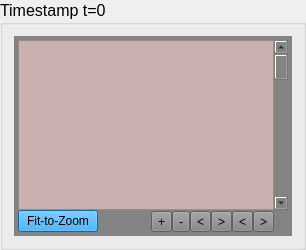
                <widget class="QGroupBox" name="groupBox_time10">
                 <property name="sizePolicy">
                  <sizepolicy hsizetype="Expanding" vsizetype="Preferred">
                   <horstretch>0</horstretch>
                   <verstretch>0</verstretch>
                  </sizepolicy>
                 </property>
                 <property name="maximumSize">
                  <size>
                   <width>16777215</width>
                   <height>200</height>
                  </size>
                 </property>
                 <property name="font">
                  <font>
                   <pointsize>12</pointsize>
                   <bold>false</bold>
                  </font>
                 </property>
                 <property name="styleSheet">
                  <string notr="true"/>
                 </property>
                 <property name="title">
                  <string>Timestamp t=0</string>
                 </property>
                 <layout class="QGridLayout" name="gridLayout_66" rowstretch="0">
                  <item row="0" column="1">
                   <widget class="QFrame" name="frame_24">
                    <property name="minimumSize">
                     <size>
                      <width>0</width>
                      <height>200</height>
                     </size>
                    </property>
                    <property name="styleSheet">
                     <string notr="true">border-color: rgb(170, 170, 170);
background-color: rgb(131, 131, 131);
</string>
                    </property>
                    <property name="frameShape">
                     <enum>QFrame::NoFrame</enum>
                    </property>
                    <layout class="QGridLayout" name="gridLayout_84">
                     <property name="leftMargin">
                      <number>4</number>
                     </property>
                     <property name="topMargin">
                      <number>4</number>
                     </property>
                     <property name="rightMargin">
                      <number>4</number>
                     </property>
                     <property name="bottomMargin">
                      <number>4</number>
                     </property>
                     <property name="spacing">
                      <number>0</number>
                     </property>
                     <item row="2" column="6">
                      <layout class="QHBoxLayout" name="horizontalLayout_20">
                       <item>
                        <widget class="QToolButton" name="zoom_in_data10">
                         <property name="text">
                          <string>+</string>
                         </property>
                         <property name="iconSize">
                          <size>
                           <width>14</width>
                           <height>16</height>
                          </size>
                         </property>
                        </widget>
                       </item>
                       <item>
                        <widget class="QToolButton" name="zoom_out_data10">
                         <property name="text">
                          <string>-</string>
                         </property>
                        </widget>
                       </item>
                      </layout>
                     </item>
                     <item row="1" column="0" rowspan="2">
                      <widget class="QPushButton" name="fit_to_zoom_data10">
                       <property name="styleSheet">
                        <string notr="true">
background-color: rgb(0, 153, 255);</string>
                       </property>
                       <property name="text">
                        <string>Fit-to-Zoom</string>
                       </property>
                       <property name="autoDefault">
                        <bool>false</bool>
                       </property>
                       <property name="default">
                        <bool>false</bool>
                       </property>
                       <property name="flat">
                        <bool>false</bool>
                       </property>
                      </widget>
                     </item>
                     <item row="0" column="0" colspan="8">
                      <widget class="QVTKRenderWindowInteractor" name="vtkWidget_data10">
                       <property name="styleSheet">
                        <string notr="true">background-color: rgb(200, 177, 176);</string>
                       </property>
                      </widget>
                     </item>
                     <item row="2" column="7">
                      <layout class="QHBoxLayout" name="horizontalLayout_19">
                       <item>
                        <widget class="QToolButton" name="go_down_data10">
                         <property name="text">
                          <string>&lt;</string>
                         </property>
                         <property name="icon">
                          <iconset theme="QIcon::ThemeIcon::GoDown"/>
                         </property>
                        </widget>
                       </item>
                       <item>
                        <widget class="QToolButton" name="go_up_data10">
                         <property name="text">
                          <string>&gt;</string>
                         </property>
                         <property name="icon">
                          <iconset theme="QIcon::ThemeIcon::GoUp"/>
                         </property>
                        </widget>
                       </item>
                       <item>
                        <widget class="QToolButton" name="go_left_data10">
                         <property name="text">
                          <string>&lt;</string>
                         </property>
                        </widget>
                       </item>
                       <item>
                        <widget class="QToolButton" name="go_right_data10">
                         <property name="text">
                          <string>&gt;</string>
                         </property>
                        </widget>
                       </item>
                      </layout>
                     </item>
                     <item row="0" column="8">
                      <widget class="QScrollBar" name="Scroll_data1">
                       <property name="pageStep">
                        <number>10</number>
                       </property>
                      </widget>
                     </item>
                    </layout>
                   </widget>
                  </item>
                 </layout>
                </widget>
